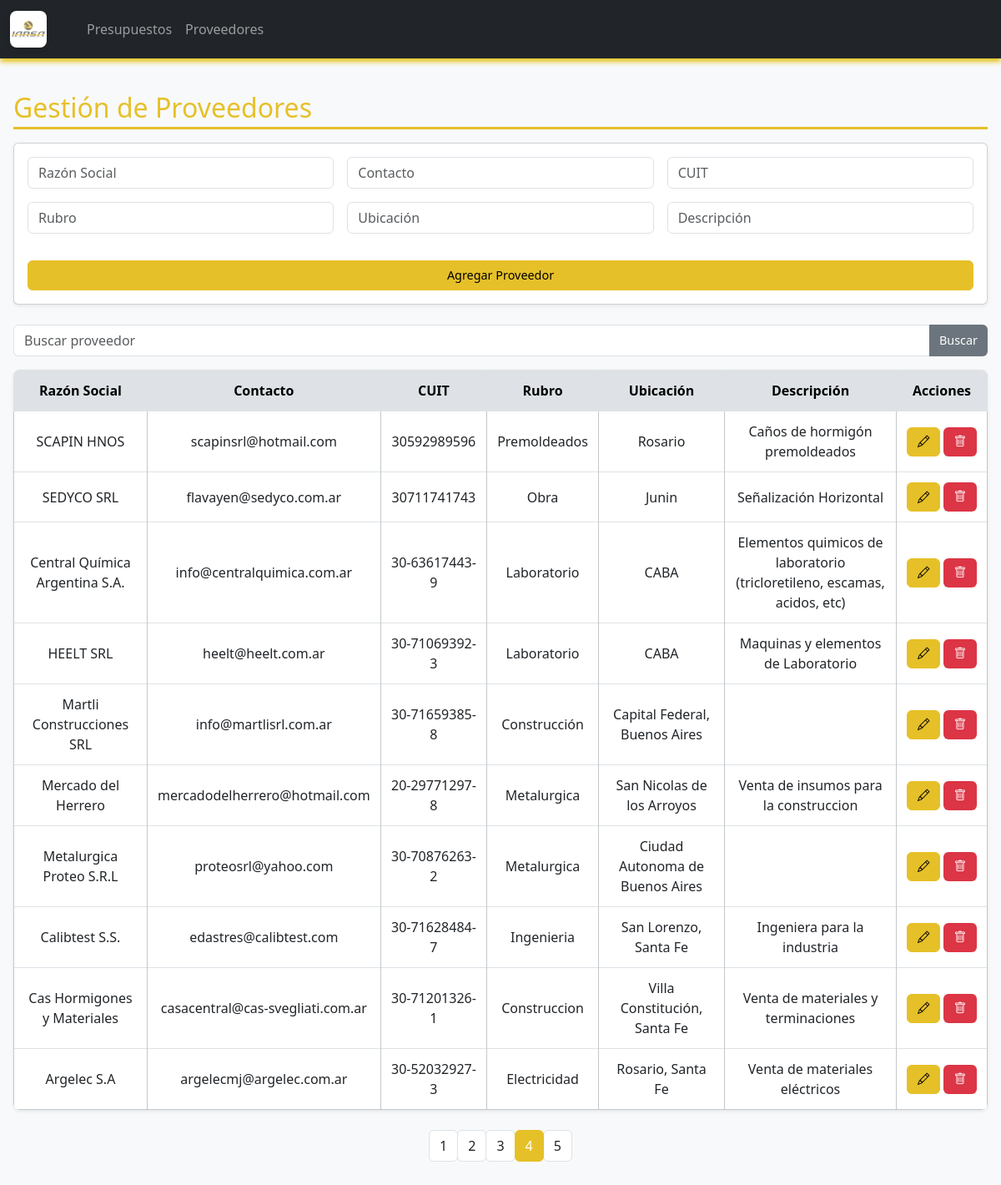
Screenshot of /proveedores?page=4&search= with the database file from the repository.
### tables this page shows
CREATE TABLE proveedores (
    id INTEGER PRIMARY KEY AUTOINCREMENT,
    razonsocial TEXT,
    contacto TEXT,
    cuit TEXT,
    rubro TEXT,
    ubicacion TEXT,
    descripcion TEXT
);

### appy.py (the view, shortened to what this page needs)
@app.route('/proveedores', methods=['GET', 'POST'])
def proveedores():
    conn = obtener_conexion()
    cursor = conn.cursor()
    search_query = request.args.get('search', '').strip()
    page = int(request.args.get('page', 1))
    per_page = 10
    offset = (page - 1) * per_page
    if search_query:
        cursor.execute('''SELECT COUNT(*) FROM proveedores
                          WHERE razonsocial LIKE ? OR contacto LIKE ? OR cuit LIKE ? OR rubro LIKE ? OR ubicacion LIKE ? OR descripcion LIKE ?''',
                       tuple([f'%{search_query}%']*6))
        total_count = cursor.fetchone()[0]
        cursor.execute('''SELECT * FROM proveedores
                          WHERE razonsocial LIKE ? OR contacto LIKE ? OR cuit LIKE ? OR rubro LIKE ? OR ubicacion LIKE ? OR descripcion LIKE ?
                          ORDER BY id DESC LIMIT ? OFFSET ?''',
                       tuple([f'%{search_query}%']*6 + [per_page, offset]))
    else:
        cursor.execute('SELECT COUNT(*) FROM proveedores')
        total_count = cursor.fetchone()[0]
        cursor.execute('SELECT * FROM proveedores ORDER BY id DESC LIMIT ? OFFSET ?', (per_page, offset))
    proveedores_list = cursor.fetchall()
    total_pages = (total_count + per_page - 1) // per_page
    conn.close()
    return render_template('proveedores.html', proveedores=proveedores_list, search_query=search_query,
                           page=page, total_pages=total_pages)

### appy.py (called while the page is built)
def obtener_conexion():
    conn = sqlite3.connect('empresa.db', check_same_thread=False)
    conn.row_factory = sqlite3.Row
    return conn

### templates/proveedores.html (shortened to what this page needs)
{% extends "base.html" %}
{% block content %}
<h2 class="section-title">Gestión de Proveedores</h2>
<div class="card mb-4 shadow-sm">
  <div class="card-body">
    <form method="POST" class="row g-3">
      <div class="col-md-4"><input class="form-control" name="razonsocial" placeholder="Razón Social" required></div>
      <div class="col-md-4"><input class="form-control" name="contacto" placeholder="Contacto"></div>
      <div class="col-md-4"><input class="form-control" name="cuit" placeholder="CUIT"></div>
      <div class="col-md-4"><input class="form-control" name="rubro" placeholder="Rubro"></div>
      <div class="col-md-4"><input class="form-control" name="ubicacion" placeholder="Ubicación"></div>
      <div class="col-md-4"><input class="form-control" name="descripcion" placeholder="Descripción"></div>
      <div class="col-12"><button type="submit" class="btn btn-primary mt-3 w-100">Agregar Proveedor</button></div>
    </form>
  </div>
</div>
<form method="GET" class="mb-3">
  <div class="input-group">
    <input type="text" name="search" class="form-control" placeholder="Buscar proveedor" value="{{ search_query }}">
    <button class="btn btn-secondary" type="submit">Buscar</button>
  </div>
</form>
<table class="table table-hover table-bordered border-secondary-subtle shadow-sm align-middle">
  <thead class="table-light">
    <tr>
      <th>Razón Social</th>
      <th>Contacto</th>
      <th>CUIT</th>
      <th>Rubro</th>
      <th>Ubicación</th>
      <th>Descripción</th>
      <th>Acciones</th>
    </tr>
  </thead>
  <tbody>
    {% for p in proveedores %}
    <tr>
      <td>{{ p.razonsocial }}</td>
      <td>{{ p.contacto }}</td>
      <td>{{ p.cuit }}</td>
      <td>{{ p.rubro }}</td>
      <td>{{ p.ubicacion }}</td>
      <td>{{ p.descripcion }}</td>
      <td class="text-center">
        <div class="d-flex justify-content-center align-items-center gap-1">
          <a href="{{ url_for('editar_proveedor', proveedor_id=p.id) }}" class="btn btn-primary btn-sm" style="width: 40px; height: 35px;">
            <i class="bi bi-pencil"></i>
          </a>
          <button class="btn btn-danger btn-sm" data-bs-toggle="modal" data-bs-target="#eliminarProveedor{{ p.id }}" style="width: 40px; height: 35px;">
            <i class="bi bi-trash"></i>
          </button>
        </div>
      </td>
    </tr>
    {% endfor %}
  </tbody>
</table>
<nav aria-label="Paginación">
  <ul class="pagination justify-content-center">
    {% for num in range(1, total_pages + 1) %}
      <li class="page-item {% if num == page %}active{% endif %}">
        <a class="page-link" href="{{ url_for('proveedores', page=num, search=search_query) }}">{{ num }}</a>
      </li>
    {% endfor %}
  </ul>
</nav>
{% endblock %}

### static/css/styles.css (style rules this page uses)
body { background-color: #f8f9fa; font-family: 'Segoe UI', Tahoma, Geneva, Verdana, sans-serif; color: #212529; margin: 0; padding: 0; }
h1, h2, h3 { color: #e6c028; margin-bottom: 1rem; }
.section-title { border-bottom: 3px solid #e6c028; color: #e6c028; padding-bottom: 0.25rem; margin-bottom: 1rem; font-weight: 500; width: 100%; }
.table { width: 100%; margin-bottom: 1.5rem; border-collapse: collapse; background-color: #f1f1f1; border-radius: 8px; overflow: hidden; box-shadow: 0 2px 8px rgba(0,0,0,0.05); }
.table thead th { background-color: #dee2e6; font-weight: bold; color: #000000; text-align: center; padding: 0.75rem; }
.table th, .table td { text-align: center; vertical-align: middle; padding: 0.75rem; border-top: 1px solid #dee2e6; }
form input, form select { border-radius: 0.375rem; border: 1px solid #ced4da; padding: 0.5rem; width: 100%; }
.btn { border-radius: 0.375rem; padding: 0.375rem 0.75rem; font-size: 0.9rem; border: none; cursor: pointer; transition: all 0.2s ease-in-out; }
.btn-primary { background-color: #e6c028; color: #000; border: 1px solid #e6c028; }
.btn-secondary { background-color: #6c757d; color: #fff; }
.pagination .page-item .page-link { border-radius: 0.375rem; color: #212529; border: 1px solid #dee2e6; }
.pagination .page-item.active .page-link { background-color: #e6c028; border-color: #e6c028; color: #fff; }

### rows the page displays
proveedores: razonsocial "SCAPIN HNOS", contacto "scapinsrl@hotmail.com", cuit "30592989596", rubro "Premoldeados", ubicacion "Rosario", descripcion "Caños de hormigón premoldeados"
proveedores: razonsocial "SEDYCO SRL", contacto "flavayen@sedyco.com.ar", cuit "30711741743", rubro "Obra", ubicacion "Junin", descripcion "Señalización Horizontal"
proveedores: razonsocial "Central Química Argentina S.A.", contacto "info@centralquimica.com.ar", cuit "30-63617443-9", rubro "Laboratorio", ubicacion "CABA", descripcion "Elementos quimicos de laboratorio (tricloretileno, escamas, acidos, etc)"
proveedores: razonsocial "HEELT SRL", contacto "heelt@heelt.com.ar", cuit "30-71069392-3", rubro "Laboratorio", ubicacion "CABA", descripcion "Maquinas y elementos de Laboratorio"
proveedores: razonsocial "Martli Construcciones SRL", contacto "info@martlisrl.com.ar", cuit "30-71659385-8", rubro "Construcción", ubicacion "Capital Federal, Buenos Aires"
proveedores: razonsocial "Mercado del Herrero", contacto "mercadodelherrero@hotmail.com", cuit "20-29771297-8", rubro "Metalurgica", ubicacion "San Nicolas de los Arroyos", descripcion "Venta de insumos para la construccion"
proveedores: razonsocial "Metalurgica Proteo S.R.L", contacto "proteosrl@yahoo.com", cuit "30-70876263-2", rubro "Metalurgica", ubicacion "Ciudad Autonoma de Buenos Aires"
proveedores: razonsocial "Calibtest S.S.", contacto "edastres@calibtest.com", cuit "30-71628484-7", rubro "Ingenieria", ubicacion "San Lorenzo, Santa Fe", descripcion "Ingeniera para la industria"
proveedores: razonsocial "Cas Hormigones y Materiales", contacto "casacentral@cas-svegliati.com.ar", cuit "30-71201326-1", rubro "Construccion", ubicacion "Villa Constitución, Santa Fe", descripcion "Venta de materiales y terminaciones", {{ p.id }} 4 (drawn)
proveedores: razonsocial "Argelec S.A", contacto "argelecmj@argelec.com.ar", cuit "30-52032927-3", rubro "Electricidad", ubicacion "Rosario, Santa Fe", descripcion "Venta de materiales eléctricos", {{ p.id }} 3 (drawn)

### other values shown
{{ num }} "1" "2" "3" "4" "5"
